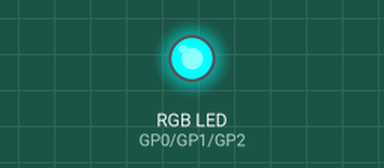
The program below on a simulated Raspberry Pi Pico running CircuitPython. Shown: an RGB LED mixed from three pins (HIGH = lit).

Above: at 0.5 s.
At 2.5 s:
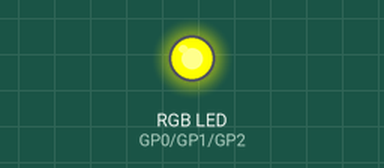
At 3.5 s:
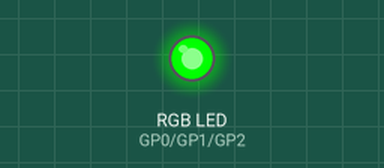
At 4.5 s:
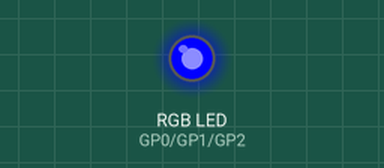
At 6.5 s:
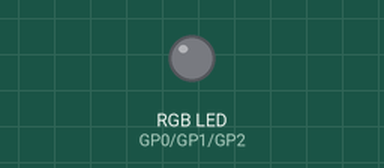
At 8.5 s:
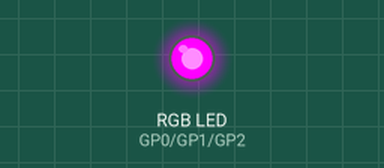
Timing chart, 0 to 9.1 s (numbered marks = the images above):
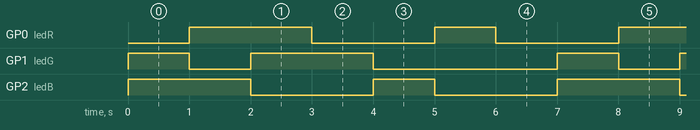

Measured:
- by itself, GP0 (ledR), GP2 (ledB): repeats every 7.0 s: LOW 2.0 s, HIGH 1.0 s, LOW 2.0 s, HIGH 2.0 s
- by itself, GP1 (ledG): repeats every 7.0 s: LOW 1.0 s, HIGH 2.0 s, LOW 3.0 s, HIGH 1.0 s
- by itself, everything shown: repeats every 7.0 s, in 7 steps

The program:

14rgb_leds.py
```python
"""
Example for Pico. Common Anode RGB LEDs
"""
import time
import board
import digitalio

ledR = digitalio.DigitalInOut(board.GP0)
ledG = digitalio.DigitalInOut(board.GP1)
ledB = digitalio.DigitalInOut(board.GP2)
ledR.direction = digitalio.Direction.OUTPUT
ledG.direction = digitalio.Direction.OUTPUT
ledB.direction = digitalio.Direction.OUTPUT

def clearRGB():
    ledR.value = True
    ledG.value = True
    ledB.value = True

def alternateRGB():
    clearRGB()
    ledR.value = False
    time.sleep(1)
    clearRGB()
    ledG.value = False
    time.sleep(1)
    clearRGB()
    ledB.value = False
    time.sleep(1)
    clearRGB()

def magenta():
    clearRGB()
    ledR.value = False
    ledB.value = False

def yellow():
    clearRGB()
    ledG.value = False
    ledR.value = False

def cyan():
    clearRGB()
    ledG.value = False
    ledB.value = False

def white():
    clearRGB()
    ledR.value = False
    ledG.value = False
    ledB.value = False

while True:
    alternateRGB()
    magenta()
    time.sleep(1)
    yellow()
    time.sleep(1)
    cyan()
    time.sleep(1)
    white()
    time.sleep(1)
```
